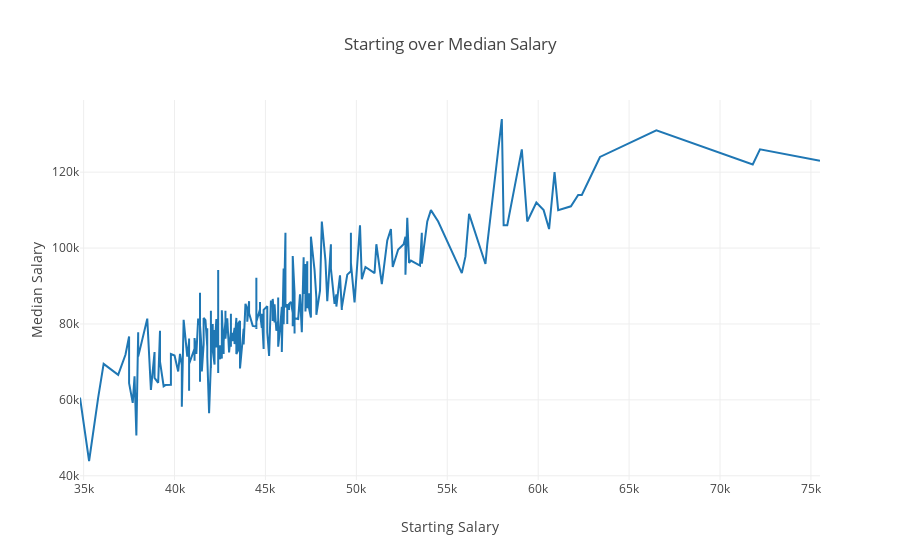

Notebook code cell kept with this figure:
### Code cell
info_tuition= all_info.sort_values(by=['Starting Median Salary'])
# trace = go.Scatter(x=rank_dp['rank'], y=rank_dp['Starting Median Salary'])
trace_list = []
trace_list.append(go.Scatter(x=info_tuition['Starting Median Salary'], y=info_tuition['Mid-Career Median Salary']))
    
layout = go.Layout(
    title='Starting over Median Salary',
    xaxis = dict(title = 'Starting Salary'),
    yaxis = dict(title = 'Median Salary'),
)
fig = go.Figure(data=trace_list, layout=layout)
py.offline.iplot(fig)

# trace_list

### Figure 1 — Plotly figure (JSON) as saved in the notebook; plotly's stock layout.template omitted (floating-point values rounded to 4 significant figures; data arrays with more than 128 entries replaced by an {"elided": "..."} marker saying what was removed)
{"data": [{"type": "scatter", "uid": "d37ea7ad-b150-4920-be84-884abd4e5cb8", "x": {"elided": "268 int values"}, "y": {"elided": "268 int values"}}], "layout": {"title": "Starting over Median Salary", "xaxis": {"title": "Starting Salary"}, "yaxis": {"title": "Median Salary"}}}
